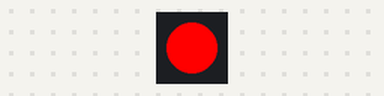
The sketch below on a simulated Arduino Uno, built with avr-gcc and run on an emulated ATmega328P. Shown: 1 RGB LEDs in strip order, left to right.

Above: at 0.2 s.
At 1.7 s:
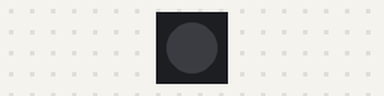
Timing chart, 0 to 3.0 s (numbered marks = the images above):
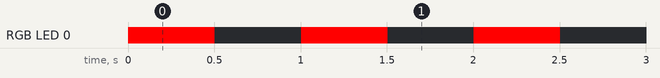

The sketch:

WS2812_blink.ino
```cpp
#include <FastLED.h>

// How many leds in your strip?
#define NUM_LEDS 1

// What is our data pin?
#define DATA_PIN 6

// Define the array of leds
CRGB leds[NUM_LEDS];


void setup() {
  FastLED.addLeds<WS2812B, DATA_PIN, GRB>(leds, NUM_LEDS);
}

void loop() {
   // Turn the LED on, then pause
  leds[0] = CRGB::Red;
  FastLED.show();
  delay(500);
  // Now turn the LED off, then pause
  leds[0] = CRGB::Black;
  FastLED.show();
  delay(500);

}
```

Measured:
- by itself, RGB LED 0: alternates RGB(255, 0, 0) for 0.50 s and off for 0.50 s
